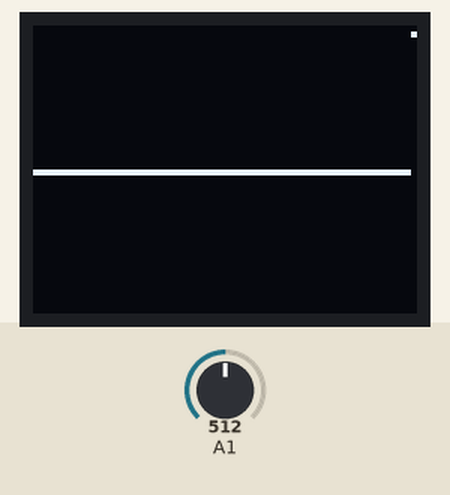
This sketch was run on a simulated Arduino Uno, built with avr-gcc and run on an emulated ATmega328P. On the bench: 64×48 one-colour display. The test bench sets the inputs (shaded band); at power-on: A1 = 512.

Above: at 1.2 s.
1.3 s: A1 set to 716
At 2.8 s:
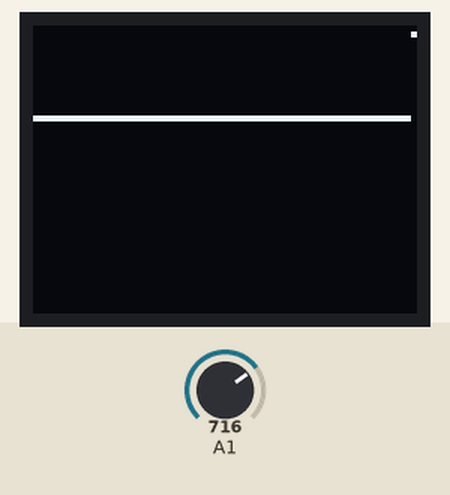
3.1 s: A1 set to 900
At 4.1 s:
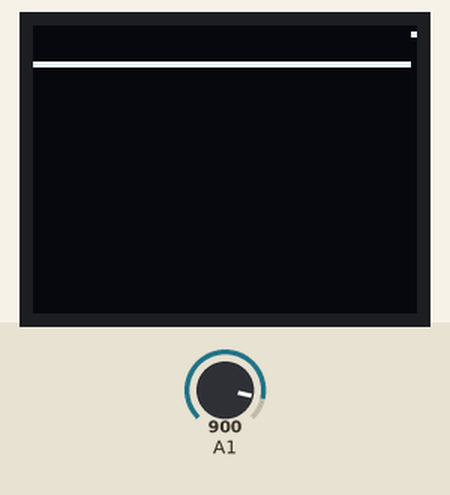
4.9 s: A1 set to 1023
At 6.7 s:
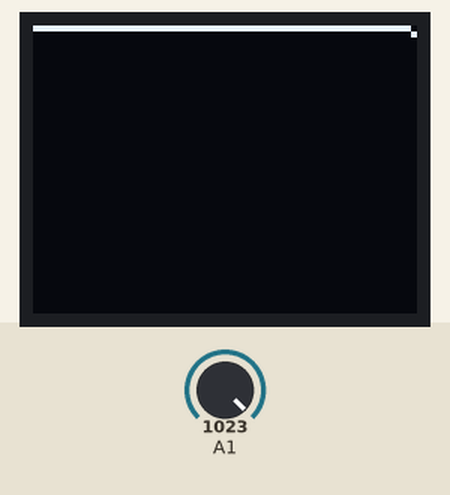
Timing chart, 0 to 8.2 s (numbered marks = the images above; inputs shaded):
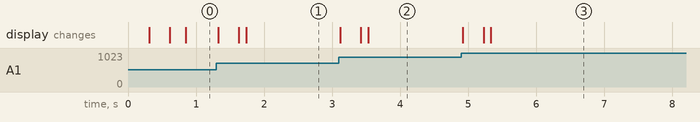

The sketch:

ocsilloscope2.ino
```cpp
#include "U8glib.h"


U8GLIB_SSD1306_64X48 u8g(1, 0, 3, 4, 5);

int val;
int xPos = 0;
int trigger = 0;
int scanVal[64];
int xDraw;

void drawText(void) {
  val = analogRead(A1);
  val = map(val, 0, 1023, 47, 0);

  scanVal[xPos] = val;
  //u8g.setPrintPos(50, 63);
  //u8g.print("Y");
  //u8g.print(val);

  //u8g.setPrintPos(20, 63);// Set Cursor.
  //u8g.print("X");
  //u8g.print(xPos);// Print out the X value.
}

void drawScan(void) {
  val = scanVal[xDraw];
  u8g.drawPixel(xDraw, val);
  xDraw++;
}


void drawScannew(void) {
  if  (xDraw <= 63) {
    scanVal[xDraw] = scanVal[(xDraw + 1)];
    val = scanVal[xDraw];
    u8g.drawPixel(xDraw, val);
    xDraw++;
  }
  else {
    scanVal[xDraw] = scanVal[63];
    u8g.drawPixel(xDraw, val);
    xDraw++;
  }
}

void setup(void) {
  //u8g.setRot180();
  //u8g.setFont(u8g_font_6x10r);
}

void loop(void) {
  u8g.firstPage();
  do {
    drawText();
    xDraw = 0;

    if (trigger == 1) {
      do
      {
        drawScannew();
      }
      while (xDraw <= 63);
    }

    else {
      do
      {
        drawScan();
      }
      while (xDraw <= 63);
    }
  } while (u8g.nextPage());


  if (xPos == 63) trigger = 1;
  else xPos++;

}
```

Measured:
- after the input at 1.3 s, the display: first changes at once (image 1 shows a later state)
- after the input at 3.1 s, the display: first changes at once (image 2 shows a later state)
- after the input at 4.9 s, the display: first changes at once (image 3 shows a later state)
